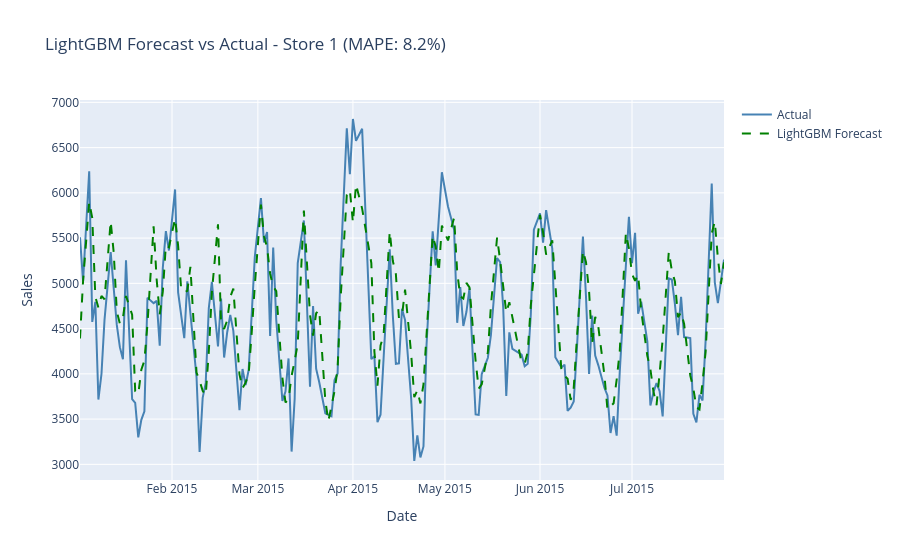

Notebook code for this chart:
### Code cell
# Predict
y_pred = model.predict(X_test, num_iteration=model.best_iteration)

# Metrics
def mape(y_true, y_pred):
    return np.mean(np.abs((y_true - y_pred) / y_true)) * 100

def rmse(y_true, y_pred):
    return np.sqrt(np.mean((y_true - y_pred) ** 2))

def mae(y_true, y_pred):
    return np.mean(np.abs(y_true - y_pred))

lgb_mape = mape(y_test.values, y_pred)
lgb_rmse = rmse(y_test.values, y_pred)
lgb_mae = mae(y_test.values, y_pred)

print(f"LightGBM Metrics - Store 1 (Test: Jan-Jul 2015)")
print(f"MAPE: {lgb_mape:.2f}%")
print(f"RMSE: {lgb_rmse:.0f}")
print(f"MAE:  {lgb_mae:.0f}")

# Plot
fig = go.Figure()

fig.add_trace(go.Scatter(
    x=test['Date'],
    y=y_test.values,
    mode='lines',
    name='Actual',
    line=dict(color='steelblue', width=2)
))

fig.add_trace(go.Scatter(
    x=test['Date'],
    y=y_pred,
    mode='lines',
    name='LightGBM Forecast',
    line=dict(color='green', width=2, dash='dash')
))

fig.update_layout(
    title=f'LightGBM Forecast vs Actual - Store 1 (MAPE: {lgb_mape:.1f}%)',
    xaxis_title='Date',
    yaxis_title='Sales',
    hovermode='x unified'
)
fig.show()

### Figure 1 — Plotly figure (JSON) as saved in the notebook; plotly's stock layout.template omitted (floating-point values rounded to 4 significant figures; data arrays with more than 128 entries replaced by an {"elided": "..."} marker saying what was removed)
{"data": [{"line": {"color": "steelblue", "width": 2}, "mode": "lines", "name": "Actual", "type": "scatter", "x": {"elided": "175 str values"}, "y": {"elided": "175 int values"}}, {"line": {"color": "green", "dash": "dash", "width": 2}, "mode": "lines", "name": "LightGBM Forecast", "type": "scatter", "x": {"elided": "175 str values"}, "y": {"elided": "175 float values"}}], "layout": {"hovermode": "x unified", "title": {"text": "LightGBM Forecast vs Actual - Store 1 (MAPE: 8.2%)"}, "xaxis": {"title": {"text": "Date"}}, "yaxis": {"title": {"text": "Sales"}}}}
